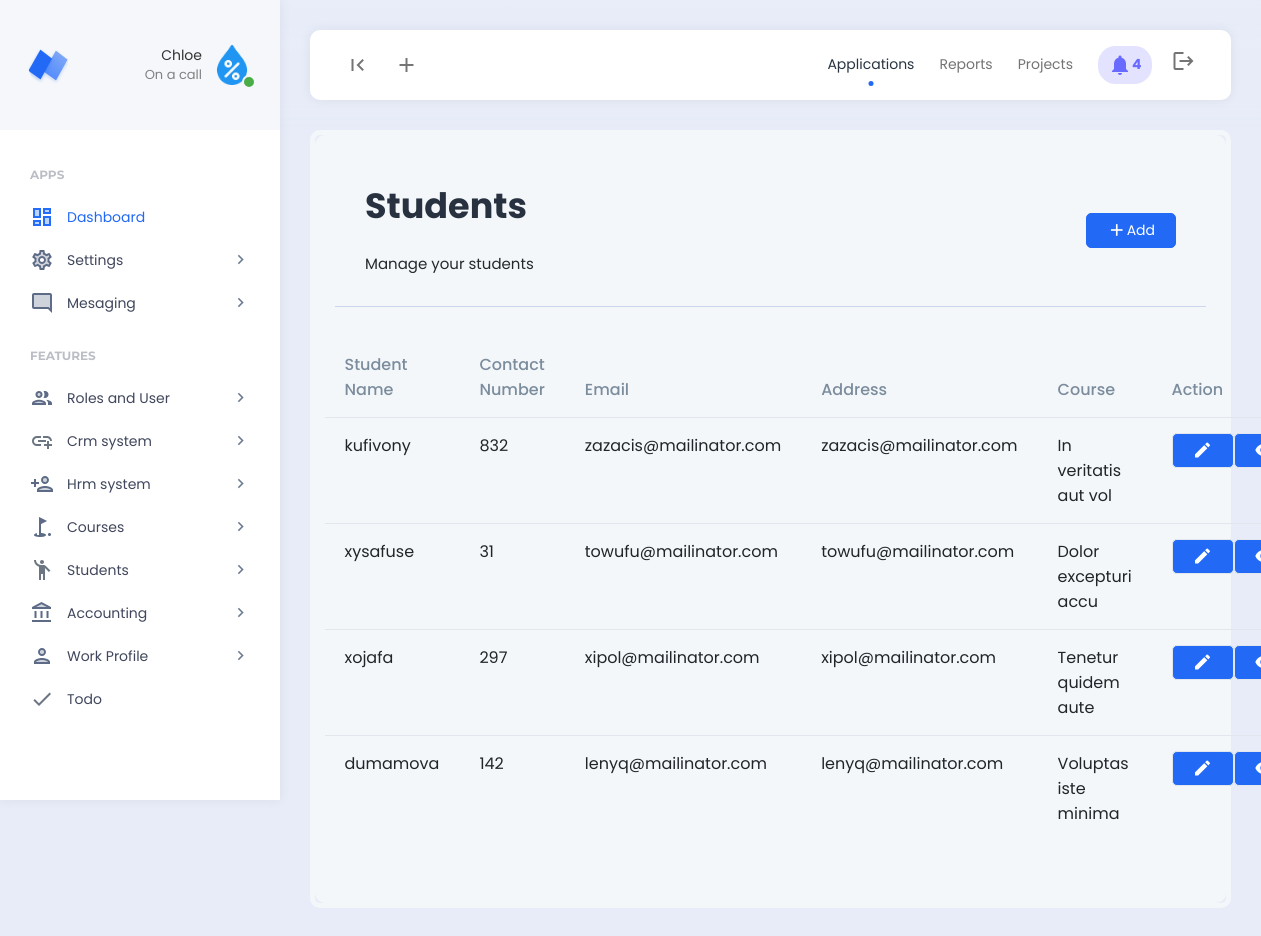
Page /student/ (signed in) on the earlier database version.
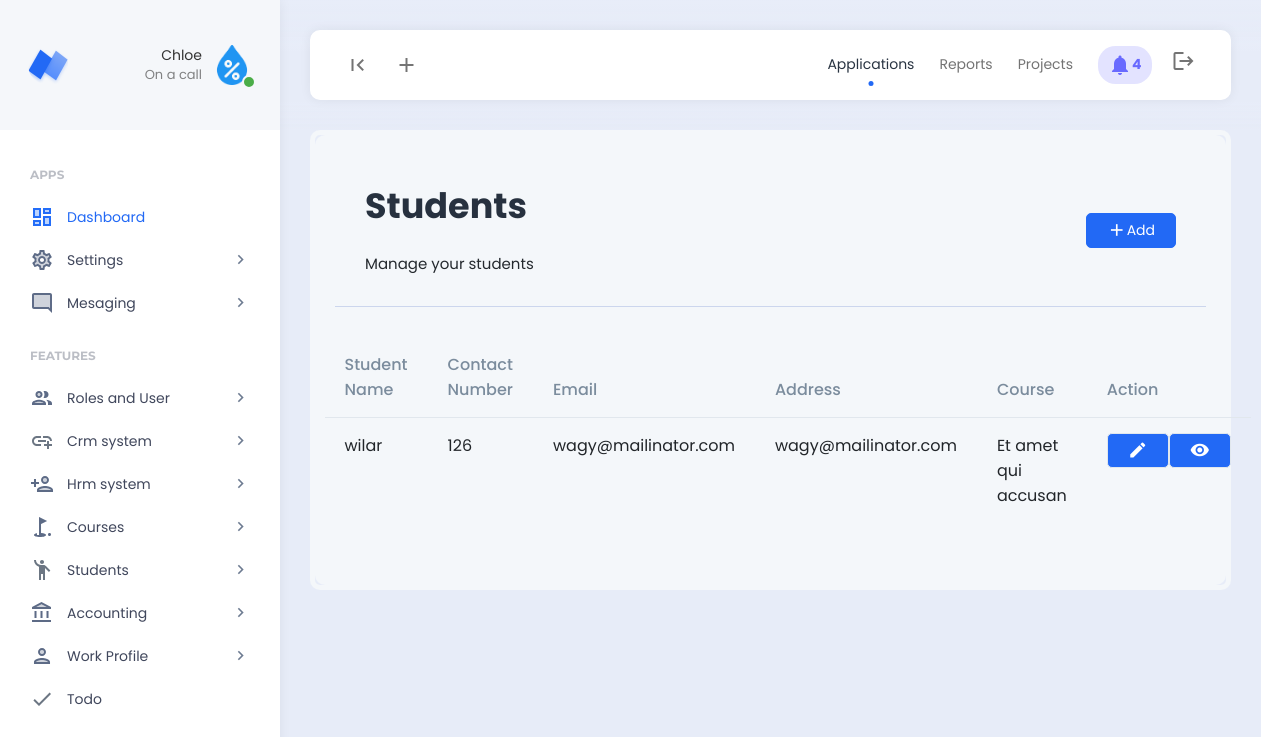
Same page on the later database version.
### features/models.py (models this page shows, shortened)
class Company(models.Model):
    company_name = models.CharField(max_length=255)
    company_address = models.CharField(max_length=255)
    company_email = models.CharField(max_length=255)
    company_contact_number = models.CharField(max_length=255)
    company_logo = models.ImageField(upload_to='company_images/')
    payment_terms = models.TextField()
    created = models.DateField(auto_now_add=True)
    class Meta:
        verbose_name_plural = "03. Company Setup"

### student/models.py (models this page shows, shortened)
class Student(models.Model):
    user = models.OneToOneField(User, on_delete=models.CASCADE)
    address = models.CharField(max_length=255)
    contact = models.CharField(max_length=100)
    enrollment_type = models.ForeignKey(EnrollmentType, on_delete=models.SET_NULL, null=True, blank=True)
    source = models.ForeignKey(StudentSource, on_delete=models.SET_NULL, null=True, blank=True)
    stage = models.ForeignKey(StudentStage, on_delete=models.SET_NULL, null=True, blank=True)
    assigned_to = models.ManyToManyField(Employee)
    course = models.ManyToManyField(Course)
    log_status = models.BooleanField(default=True)
    active = models.BooleanField(default=1)
    date_modified = models.DateTimeField(auto_now=True)
    created = models.DateTimeField(auto_now_add=True)
    class Meta:
        verbose_name_plural = "02. Student"

### student/views.py (the view)
# urls.py: path('', include('student.urls')),
def student(request):
    if 'read_student' in custom_data_views(request):
        student = Student.objects.all()
        context = {
            'student': student
        }
        return render(request,'student/student.html', context)
    else:
        messages.info(request, "Unauthorized access.")
        return redirect('home')

### templates/student/student.html
{% include 'header.html' %}
<div class="app-content">
    <div class="content-wrapper">
        <div class="example-container">
            <div class="example-content bg-light">
                <div class="page-description d-flex align-items-center">
                    <div class="page-description-content flex-grow-1">
                        <h1>Students</h1>
                        <span>Manage your students</span>
                    </div>
                    <div class="page-description-actions">
                        <a href="{% url 'add_student' %}" class="btn btn-primary"><i class="material-icons">add</i>Add</a>
                    </div>
                </div>
				<div class="row">
					<table id="datable_1" class="table nowrap w-100 mb-5">
						<thead>
							<tr>
								<th>Student Name</th>
								<th>Contact Number</th>
								<th>Email</th>
								<th>Address</th>
								<th>Course</th>
								<th>Action</th>
							</tr>
						</thead>
						<tbody>
							{% for student in student %}
							<tr>
								<td>{{student.user}}</td>
								<td>{{student.contact}}</td>
								<td>{{student.user.email}}</td>
								<td>{{student.user.email}}</td>
								<td>{{student.address}}</td>
								<td>
									<div class="d-flex align-items-center">
										<div class="d-flex">
											{% if 'update_student' in permissions %}
											<a href="{% url 'edit_student' id=student.id %}" class="btn btn-primary"><i class="material-icons">edit</i></a>
											{% endif %}
											{% if 'read_student' in permissions %}
											<a href="{% url 'view_student' id=student.id %}" class="btn btn-primary"><i class="material-icons">visibility</i></a>
											{% endif %}
										</div>
									</div>
								</td>
							</tr>
							{% endfor %}
						</tbody>
					</table>
				</div>
            </div>
        </div>
    </div>
</div>
{% include 'footer.html' %}

### templates/header.html (shortened to what this page needs)
{% load static %}
<body>
    {% include 'nav_links.html' %}
    <div class="app align-content-stretch d-flex flex-wrap">
        <div class="app-sidebar">
            <div class="logo">
                <a href="" class="logo-icon"><span class="logo-text">Neptune</span></a>
                <div class="sidebar-user-switcher user-activity-online">
                    <a href="#">
                        <img src="{{company.company_logo.url}}">
                        <span class="activity-indicator"></span>
                        <span class="user-info-text">Chloe<br><span class="user-state-info">On a call</span></span>
                    </a>
                </div>
            </div>
            <div class="app-menu">
                <ul class="accordion-menu">
                    <li class="sidebar-title">
                        Apps
                    </li>
                    <li class="active-page">
                        <a href="{% url 'home' %}" class="active"><i class="material-icons-two-tone">dashboard</i>Dashboard</a>
                    </li>
                    <li>
                        <a href=""><i class="material-icons-two-tone">settings</i>Settings<i class="material-icons has-sub-menu">keyboard_arrow_right</i></a>
                        <li>
                            <a href=""><i class="material-icons-two-tone">mode_comment</i>Mesaging<i class="material-icons has-sub-menu">keyboard_arrow_right</i></a>
                    </li>
                    <li class="sidebar-title">
                        Features
                    </li>
                    <li>
                        <a href=""><i class="material-icons-two-tone">group</i>Roles and User<i class="material-icons has-sub-menu">keyboard_arrow_right</i></a>
                    </li>
                    <li>
                        <a href=""><i class="material-icons-two-tone">add_link</i>Crm system<i class="material-icons has-sub-menu">keyboard_arrow_right</i></a>
                    </li>
                    <li>
                        <a href=""><i class="material-icons-two-tone">person_add</i>Hrm system<i class="material-icons has-sub-menu">keyboard_arrow_right</i></a>
                    </li>
                    <li>
                        <a href=""><i class="material-icons-two-tone">golf_course</i>Courses<i class="material-icons has-sub-menu">keyboard_arrow_right</i></a>
                    </li>
                    <li>
                        <a href="#"><i class="material-icons-two-tone">emoji_people</i>Students<i class="material-icons has-sub-menu">keyboard_arrow_right</i></a>
                    </li>
                    <li>
                        <a href="#"><i class="material-icons-two-tone">account_balance</i>Accounting<i class="material-icons has-sub-menu">keyboard_arrow_right</i></a>
                    </li>
                    <li>
                        <a href="#"><i class="material-icons-two-tone">person</i>Work Profile<i class="material-icons has-sub-menu">keyboard_arrow_right</i></a>
                    </li>
                    <li>
                        <a href=""><i class="material-icons-two-tone">done</i>Todo</a>
                    </li>
                </ul>
            </div>
        </div>
        <div class="app-container">
            <div class="app-header">
                <nav class="navbar navbar-light navbar-expand-lg">
                    <div class="container-fluid">
                        <div class="navbar-nav" id="navbarNav">
                            <ul class="navbar-nav">
                                <li class="nav-item">
                                    <a class="nav-link hide-sidebar-toggle-button" href="#"><i class="material-icons">first_page</i></a>
                                </li>
                                <li class="nav-item dropdown hidden-on-mobile">
                                    <a class="nav-link dropdown-toggle" href="#" id="addDropdownLink" role="button" data-bs-toggle="dropdown" aria-expanded="false">
                                        <i class="material-icons">add</i>
                                    </a>
                                </li>
                            </ul>
                        </div>
                        <div class="d-flex">
                            <ul class="navbar-nav">
                                <li class="nav-item hidden-on-mobile">
                                    <a class="nav-link active" href="#">Applications</a>
                                </li>
                                <li class="nav-item hidden-on-mobile">
                                    <a class="nav-link" href="#">Reports</a>
                                </li>
                                <li class="nav-item hidden-on-mobile">
                                    <a class="nav-link" href="#">Projects</a>
                                </li>
                                <li class="nav-item hidden-on-mobile">
                                    <a class="nav-link nav-notifications-toggle" id="notificationsDropDown" href="#" data-bs-toggle="dropdown"><i class="material-icons">notifications</i>4</a>
                                </li>
                                <li class="nav-item hidden-on-mobile">
                                    <a class="nav-link" href="{% url 'logout' %}"><i class="material-icons">logout</i></a>
                                </li>
                            </ul>
                        </div>
                    </div>
                </nav>
            </div>

### templates/nav_links.html (shortened to what this page needs)
{% load static %}
<!DOCTYPE html>
<html lang="en">
<head>
    <link href="{% static 'assets/plugins/bootstrap/css/bootstrap.min.css' %}" rel="stylesheet">
    <link href="{% static 'assets/plugins/perfectscroll/perfect-scrollbar.css' %}" rel="stylesheet">
    <link href="{% static 'assets/plugins/pace/pace.css' %}" rel="stylesheet">
    <link href="{% static 'assets/plugins/datatables/datatables.min.css' %}" rel="stylesheet">
    <link href="{% static 'assets/css/main.min.css' %}" rel="stylesheet">
    <link href="{% static 'assets/css/custom.css'%}" rel="stylesheet">
    <link href="{% static 'assets/plugins/highlight/styles/github-gist.css' %}" rel="stylesheet">
    <link href="{% static 'assets/plugins/summernote/summernote-lite.min.css' %}" rel="stylesheet">
    <link href="{% static 'assets/plugins/select2/css/select2.min.css' %}" rel="stylesheet">
</head>

### templates/footer.html (shortened to what this page needs)
</div>
</div>
 {% load static %}
</body>
</html>

Differences in the rows shown:
removed Student: user "kufivony", contact "832", user.email "zazacis@mailinator.com", address "In veritatis aut vol"
removed Student: user "xysafuse", contact "31", user.email "towufu@mailinator.com", address "Dolor excepturi accu"
removed Student: user "xojafa", contact "297", user.email "xipol@mailinator.com", address "Tenetur quidem aute"
removed Student: user "dumamova", contact "142", user.email "lenyq@mailinator.com", address "Voluptas iste minima"
added Student: user "wilar", contact "126", user.email "wagy@mailinator.com", address "Et amet qui accusan"
